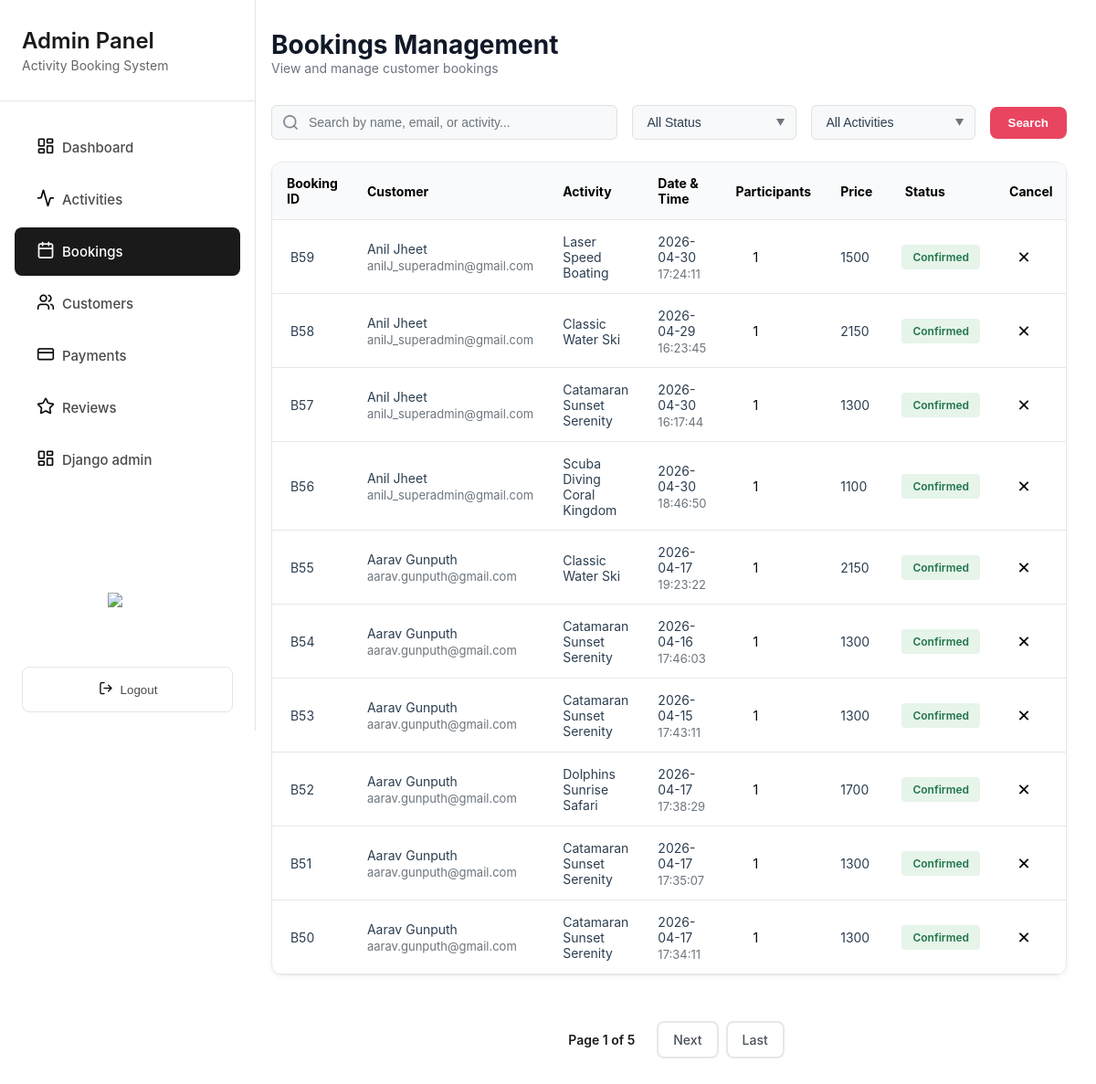
The page /grandblue/admin/bookings/ (signed in) on the database as committed earlier.
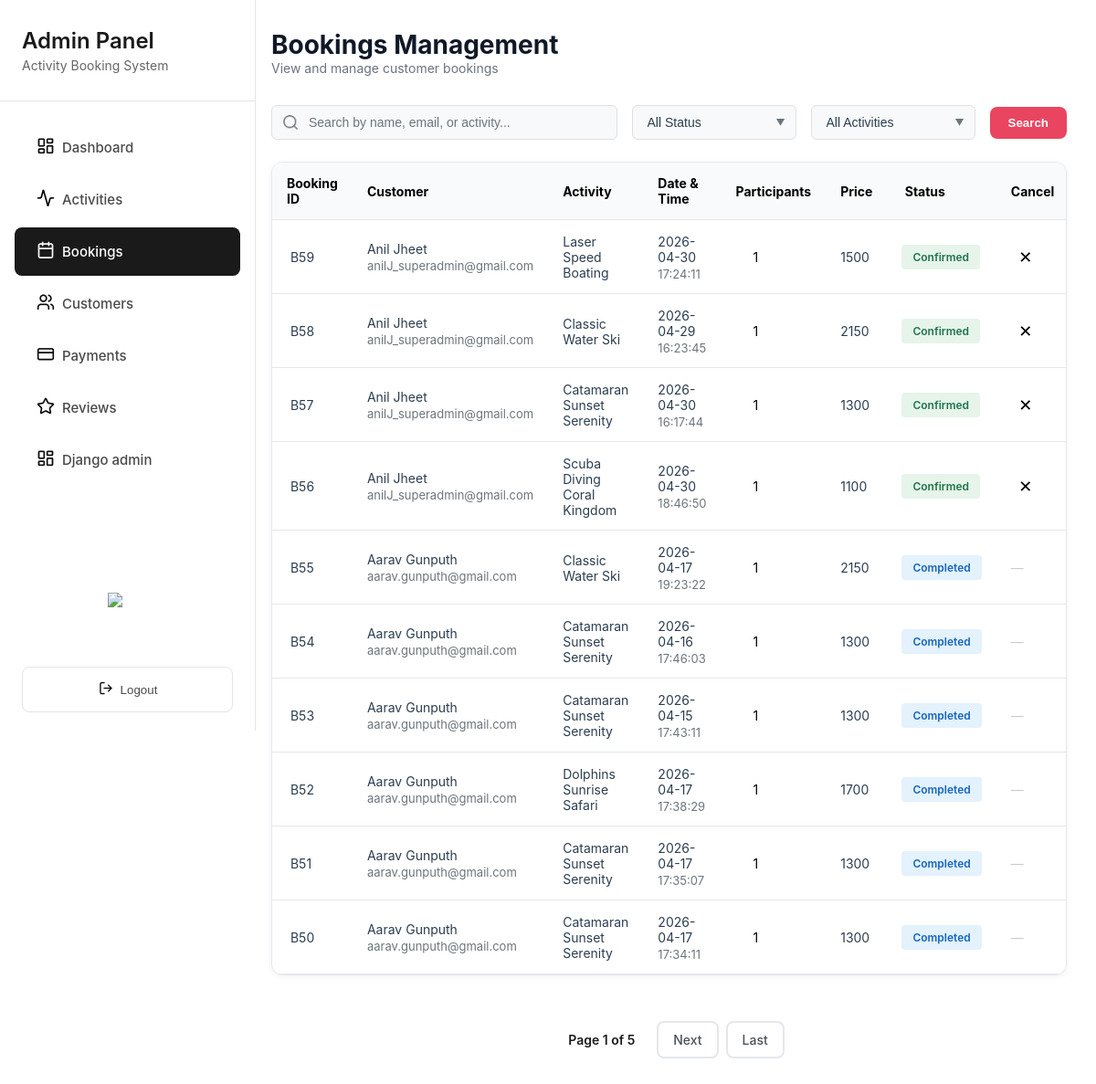
The same page on the database as committed later.
### merger/models.py (models this page shows, shortened)
class Booking(models.Model):
    class Status(models.TextChoices):
        CONFIRMED = "CONFIRMED", "Confirmed"
        CANCELLED = "CANCELLED", "Cancelled"
        COMPLETED = "COMPLETED", "Completed"
    customer = models.ForeignKey(User, related_name="bookings", on_delete=models.CASCADE)
    activity = models.ForeignKey(Activity, related_name="bookings", on_delete=models.CASCADE)
    date = models.DateField(help_text="Selected date for the activity")
    group_size = models.PositiveIntegerField(default=1)
    price_total = models.PositiveIntegerField(help_text="Total price (Rs)")
    status = models.CharField(max_length=12, choices=Status.choices, default=Status.CONFIRMED)
    created_at = models.DateTimeField(auto_now_add=True)
    cancelled_at = models.DateTimeField(blank=True, null=True)
    cancellation_reason = models.TextField(blank=True)
    class Meta:
        ordering = ["-created_at"]
        indexes = [
            models.Index(fields=["status"]),
            models.Index(fields=["date"]),
            models.Index(fields=["customer", "created_at"]),
        ]
        constraints = [
            models.CheckConstraint(
                condition=Q(date__gt=F("created_at")),
                name="booking_date_after_creation"
            ),
        ]

class User(AbstractUser):
    email = models.EmailField(blank=True, unique=True)
    date_joined = models.DateTimeField(default=timezone.now)
    phone = models.CharField(max_length=20, blank=True)
    total_bookings = models.PositiveIntegerField(default=0)
    total_spent = models.DecimalField(max_digits=10, decimal_places=2, default=0.00)
    USERNAME_FIELD = 'email'
    REQUIRED_FIELDS = []
    class Meta:
        ordering = ['email']

class Activity(models.Model):
    ACTIVITY_TYPES = [
        ("Catamaran", "Catamaran"),
        ("Scuba diving", "Scuba diving"),
        ("Dolphin watching", "Dolphin watching"),
        ("Water ski", "Water ski"),
        ("Speed boat", "Speed boat"),
    ]
    name = models.CharField(max_length=255)
    activity_type = models.CharField(max_length=120, blank=True, choices=ACTIVITY_TYPES)
    description = models.TextField()
    base_price = models.PositiveIntegerField(help_text="Price per pax (Rs)")
    location = models.CharField(max_length=120, blank=True)
    latitude = models.FloatField(null=True, blank=True)
    longitude = models.FloatField(null=True, blank=True)
    duration = models.CharField(max_length=60, blank=True)
    max_participants = models.PositiveIntegerField()
    created_at = models.DateTimeField(auto_now_add=True)
    activity_rules = models.TextField(blank=True, help_text="One rule per line")
    safety_equipment = models.TextField(blank=True, help_text="One item per line")
    cancellation_policy = models.TextField(blank=True, help_text="One policy per line")
    map_embed_url = models.TextField(blank=True)
    map_location_description = models.TextField(blank=True)
    class Meta:
        ordering = ["name"]
        indexes = [
            models.Index(fields=["name"]),
            models.Index(fields=["activity_type"]),
            models.Index(fields=["location"]),
        ]
        verbose_name = "Activity"
        verbose_name_plural = "Activities"

### merger/shared_views.py (the view, shortened to what this page needs)
# urls.py: path('admin/bookings/', BookingsPageView.as_view(), name='bookings'),
class BookingsPageView(LoginRequiredMixin, StaffRequiredMixin, ListView):
    model = Booking
    template_name = 'admin_booking.html'
    context_object_name = 'bookings'
    paginate_by = 10
    def get_queryset(self):
        queryset = Booking.objects.select_related('customer', 'activity').order_by('-created_at')
        status = self.request.GET.get('status')
        if status and status != 'all':
            queryset = queryset.filter(status=status.upper())
        activity = self.request.GET.get('activity')
        if activity and activity != 'all':
            queryset = queryset.filter(activity__activity_type=activity)
        search = self.request.GET.get('search')
        return queryset
    def get_context_data(self, **kwargs):
        context = super().get_context_data(**kwargs)
        context['active_class'] = 'bookings'
        context['current_status'] = self.request.GET.get('status', 'all')
        context['current_activity'] = self.request.GET.get('activity', 'all')
        context['current_search'] = self.request.GET.get('search', '')
        return context

### merger/shared_views.py (called while the page is built)
    def test_func(self):
        return self.request.user.is_staff

### merger/templates/admin_booking.html (shortened to what this page needs)
{% extends 'admin_sidebar.html' %}
{% load static %}
{% block extra_css %}
<link rel="stylesheet" href="{% static 'css/admin_booking.css' %}">
{% endblock %}
{% block content %}
<div class="page-header">
    <h1 class="page-title">Bookings Management</h1>
    <p class="page-subtitle">View and manage customer bookings</p>
</div>
<form method="get" action="" id="filterForm" onsubmit="return true;">
<div class="filter-bar">
    <div class="search-box">
        <input type="text" name="search" id="searchInput" placeholder="Search by name, email, or activity..." value="{{ current_search }}">
    </div>
    <div class="filter-dropdown">
        <select class="dropdown-select" name="status" id="statusFilter" onchange="document.getElementById('filterForm').submit()">
            <option value="all" {% if current_status == 'all' %}selected{% endif %}>All Status</option>
        </select>
    </div>
    <div class="filter-dropdown">
        <select class="dropdown-select" name="activity" id="activityFilter" onchange="document.getElementById('filterForm').submit()">
            <option value="all" {% if current_activity == 'all' %}selected{% endif %}>All Activities</option>
        </select>
    </div>
    <button type="submit" class="filter-submit-btn">Search</button>
</div>
</form>
<div class="table-container">
    <table>
        <thead>
            <tr>
                <th>Booking ID</th>
                <th>Customer</th>
                <th>Activity</th>
                <th>Date & Time</th>
                <th>Participants</th>
                <th>Price</th>
                <th style="white-space: pre;"> Status</th>
                <th>Cancel</th>
            </tr>
        </thead>
        <tbody id="bookingsTable">
            {% for booking in bookings %}
            <tr data-status="{{ booking.status|lower }}" data-activity="{{ booking.activity.activity_type }}"
                data-booking-id="{{ booking.id }}"
                style="--i: {{ forloop.counter }};">
                <td class="booking-id" style="white-space: pre;"> B{{ booking.id }}</td>
                <td>
                    <div class="customer-info">
                        <span class="customer-name">{{ booking.customer.first_name }} {{ booking.customer.last_name }}</span>
                        <span class="customer-email">{{ booking.customer.email }}</span>
                    </div>
                </td>
                <td class="activity-name">{{ booking.activity.name }}</td>
                <td>
                    <div class="datetime-info">
                        <span class="date">{{ booking.date|date:"Y-m-d" }}</span>
                        <span class="time">{{ booking.created_at|date:"H:i:s" }}</span>
                    </div>
                </td>
                <td class="participants">{{ booking.group_size }}</td>
                <td class="price">{{ booking.price_total }}</td>
                <td>
                    <span class="status-badge
                                {% if booking.status == 'CONFIRMED' %}
                                confirmed
                                {% elif booking.status == 'CANCELLED' %}
                                cancelled
                                {% elif booking.status == 'COMPLETED' %}
                                completed
                                {% endif %}
                            ">
                        {{ booking.get_status_display }}
                    </span>
                </td>
                <td class="cancel-cell">
                    {% if booking.status == 'CONFIRMED' %}
                    <form method="POST" action="{% url 'cancel_booking' booking.id %}">
                        <button type="button" class="cancel-btn" title="Cancel Booking" onclick="showCancelDialog('{{ booking.id }}', this)">✕</button>
                    </form>
                    {% else %}
                    <span style="color: #ccc;">—</span>
                    {% endif %}
                </td>
            </tr>
            {% empty %}
            <tr>
                <td colspan="8" style="text-align:center;">No Bookings found.</td>
            </tr>
            {% endfor %}
        </tbody>
    </table>
</div>
{% if is_paginated %}
<div class="pagination">
  <span class="page-current">
    Page {{ page_obj.number }} of {{ page_obj.paginator.num_pages }}
  </span>
  {% if page_obj.has_next %}
    <a href="?page={{ page_obj.next_page_number }}" class="page-link">Next</a>
    <a href="?page={{ page_obj.paginator.num_pages }}" class="page-link">Last</a>
  {% endif %}
</div>
{% endif %}
{% endblock %}

### merger/templates/admin_sidebar.html (shortened to what this page needs)
{% load static %}
<!DOCTYPE html>
<html lang="en">
<head>
  <link rel="stylesheet" href="{% static 'css/logout.css' %}">
  <link rel="stylesheet" href="{% static 'css/dark_mode.css' %}">
  {% block css %}
  <link rel="stylesheet" href="{% static 'css/admin_sidebar.css' %}">
  {% endblock css %}
  {% block extra_css %}{% endblock %}
</head>
<body>
  <aside class="sidebar" id="sidebar">
    <div class="sidebar-header">
      <h1>Admin Panel</h1>
      <p>Activity Booking System</p>
    </div>
    <nav class="nav-menu">
      <a href="{% url 'dashboard' %}" class="nav-item {% if active_class == 'dashboard' %} active {% endif %}">
        <span class="nav-icon">
          <img src="{% static 'images/dashboard.png' %}" alt="" class="icon-dark">
        </span>
        &nbsp;&nbsp;Dashboard
      </a>
      <a href="{% url 'activities' %}" class="nav-item {% if active_class == 'activities' %} active {% endif %}">
        <span class="nav-icon">
          <img src="{% static 'images/activity.png' %}" alt="" class="icon-dark">
        </span>
        &nbsp;&nbsp;Activities
      </a>
      <a href="{% url 'bookings' %}" class="nav-item {% if active_class == 'bookings' %} active {% endif %}">
        <span class="nav-icon">
          <img src="{% static 'images/booking_white.png' %}" alt="" class="icon-white">
        </span>
        &nbsp;&nbsp;Bookings
      </a>
      <a href="{% url 'customers_page' %}" class="nav-item {% if active_class == 'customers' %} active {% endif %}">
        <span class="nav-icon">
          <img src="{% static 'images/customer.png' %}" alt="" class="icon-dark">
        </span>
        &nbsp;&nbsp;Customers
      </a>
      <a href="{% url 'payments' %}" class="nav-item {% if active_class == 'payments' %} active {% endif %}">
        <span class="nav-icon">
          <img src="{% static 'images/payment.png' %}" alt="" class="icon-dark">
        </span>
        &nbsp;&nbsp;Payments
      </a>
      <a href="{% url 'reviews' %}" class="nav-item {% if active_class == 'reviews' %} active {% endif %}">
        <span class="nav-icon">
          <img src="{% static 'images/review.png' %}" alt="" class="icon-dark">
        </span>
        &nbsp;&nbsp;Reviews
      </a>
      <a href="javascript:void(0)" class="nav-item" id="djangoAdminBtn" data-admin-url="/admin/">
        <span class="nav-icon">
          <img src="{% static 'images/dashboard.png' %}" alt="" class="icon-dark">
        </span>
        &nbsp;&nbsp;Django admin
      </a>
    </nav>
    <div style="display: flex; justify-content: center; align-items: center; width: 100%;">
      <button id="darkModeToggle" class="dark-mode-toggle">
        <span id="darkModeIcon">
          <img id="icon-moon" src="{% static 'images/darkmoondarkmode.png' %}" alt="Dark Mode" width="24" height="24">
        </span>
      </button>
    </div>
    <button class="logout-btn">
      <span class="logout-icon">
        <img src="{% static 'images/exit.png' %}" alt="Logout Icon">
      </span>
      Logout
    </button>
  </aside>
  <main class="main-content">
    {% block content %}{% endblock %}
  </main>
</body>
</html>

### merger/static/css/logout.css (style rules this page uses)
.logout-btn { margin: 20px 24px; padding: 14px 20px; background-color: transparent; border: 1px solid #e5e5e5; border-radius: 8px; color: #4a4a4a; cursor: pointer; font-weight: 500; display: flex; align-items: center; justify-content: center; gap: 8px; transition: 0.2s ease; }

### merger/static/css/dark_mode.css (style rules this page uses)
:root { --bg-primary: #ffffff; --bg-secondary: #f8f9fa; --bg-tertiary: #e9ecef; --text-primary: #000000; --text-secondary: #333333; --text-muted: #666666; --border-color: #dee2e6; --card-bg: #ffffff; --input-bg: #ffffff; --shadow-color: rgba(0, 0, 0, 0.1); }
#darkModeToggle { background: none; border: 1px solid white; color: white; font-size: 20px; cursor: pointer; padding: 5px 10px; border-radius: 50%; transition: all 0.3s ease; display: flex; align-items: center; justify-content: center; width: 40px; height: 40px; margin-right: 10px; }

### merger/static/css/admin_sidebar.css (style rules this page uses)
* { margin: 0; padding: 0; box-sizing: border-box; }
body { font-family: -apple-system, BlinkMacSystemFont, 'Segoe UI', Roboto, Oxygen, Ubuntu, Cantarell, sans-serif; background-color: #f5f5f5; display: flex; min-height: 100vh; }
.sidebar { width: 280px; background-color: #ffffff; border-right: 1px solid #e5e5e5; display: flex; flex-direction: column; position: fixed; height: 100vh; left: 0; top: 0; transition: transform 0.3s ease; }
.sidebar-header { padding: 30px 24px; border-bottom: 1px solid #e5e5e5; }
.sidebar-header h1 { font-size: 24px; font-weight: 600; color: #1a1a1a; margin-bottom: 4px; }
.sidebar-header p { font-size: 14px; color: #666; }
.nav-menu { flex: 1; padding: 20px 0; }
.nav-item { display: flex; align-items: center; padding: 14px 24px; margin: 4px 16px; border-radius: 8px; color: #4a4a4a; text-decoration: none; font-size: 15px; font-weight: 500; transition: all 0.2s ease; cursor: pointer; }
.nav-item.active { background-color: #1a1a1a; color: #ffffff; }
.nav-item .icon-white { display: none; }
.nav-item .icon-dark { display: inline-block; }
.nav-item.active .icon-white { display: inline-block; }
.main-content { flex: 1; margin-left: 280px; transition: margin-left 0.3s ease; }
.dark-mode-toggle { background: none; border: 1px solid #4a4a4a; color: #4a4a4a; font-size: 20px; cursor: pointer; padding: 10px; border-radius: 8px; transition: all 0.3s ease; display: flex; align-items: center; justify-content: center; width: calc(100% - 32px); margin: 10px 16px; }

Rows that differ between the two databases and show on the page:
changed Booking id 55: status "Confirmed" → "Completed"; status "✕" → "—"
changed Booking id 54: status "Confirmed" → "Completed"; status "✕" → "—"
changed Booking id 53: status "Confirmed" → "Completed"; status "✕" → "—"
changed Booking "Dolphins Sunrise Safari": status "Confirmed" → "Completed"; status "✕" → "—"
changed Booking id 51: status "Confirmed" → "Completed"; status "✕" → "—"
changed Booking id 50: status "Confirmed" → "Completed"; status "✕" → "—"
